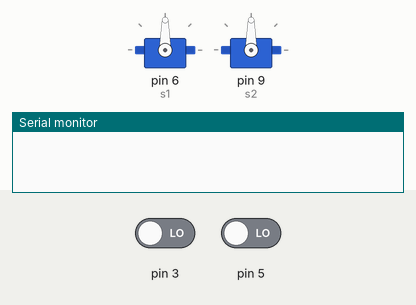
Recording of a sketch running on a simulated Arduino Uno, built with avr-gcc and run on an emulated ATmega328P. On the bench: 2 × servo, the last lines printed to the serial monitor. Inputs (shaded band) come from the test bench; at power-on: pin 3 LOW, pin 5 LOW.

Above: at 0.1 s.
At 2.1 s:
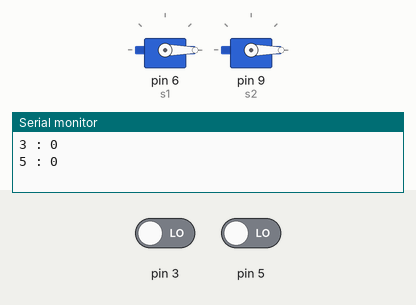
Timing chart, 0 to 3.6 s (numbered marks = the images above):
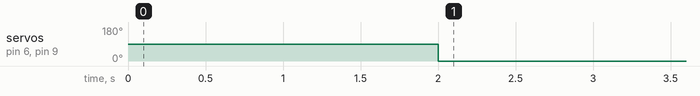

Measured:
- by itself, servo on pin 6 (s1), servo on pin 9 (s2): 90° → 0° at 2.0 s

The sketch:

read_pwm.ino
```cpp
#include <Servo.h>
Servo s1,s2;
void setup() {
  pinMode(3, INPUT);
  pinMode(5, INPUT);
  s1.attach(6);
  s2.attach(9);
  Serial.begin(9600);
}

void loop() {
  int value1 = pulseIn(3, HIGH);
  int value2 = pulseIn(5, HIGH);
  s1.writeMicroseconds(value1);
  s2.writeMicroseconds(value2);
  Serial.print("3 : ");
  Serial.print(value1);
  Serial.print("   \n");
  Serial.print("5 : ");
  Serial.print(value2);
  Serial.print("   \n");
  delay(200);
}
```
